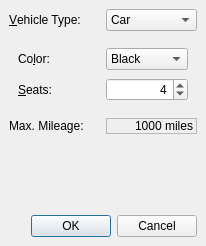
<?xml version="1.0" encoding="UTF-8"?>
<ui version="4.0">
 <class>VehicleRentalDlg</class>
 <widget class="QDialog" name="VehicleRentalDlg">
  <property name="geometry">
   <rect>
    <x>0</x>
    <y>0</y>
    <width>206</width>
    <height>246</height>
   </rect>
  </property>
  <property name="windowTitle">
   <string>Vehicle Rental</string>
  </property>
  <layout class="QGridLayout">
   <property name="margin">
    <number>9</number>
   </property>
   <property name="spacing">
    <number>6</number>
   </property>
   <item row="4" column="0">
    <widget class="QDialogButtonBox" name="buttonBox">
     <property name="orientation">
      <enum>Qt::Horizontal</enum>
     </property>
     <property name="standardButtons">
      <set>QDialogButtonBox::Cancel|QDialogButtonBox::Ok</set>
     </property>
    </widget>
   </item>
   <item row="3" column="0">
    <spacer>
     <property name="orientation">
      <enum>Qt::Vertical</enum>
     </property>
     <property name="sizeHint" stdset="0">
      <size>
       <width>188</width>
       <height>16</height>
      </size>
     </property>
    </spacer>
   </item>
   <item row="2" column="0">
    <layout class="QHBoxLayout">
     <property name="spacing">
      <number>6</number>
     </property>
     <property name="margin">
      <number>0</number>
     </property>
     <item>
      <widget class="QLabel" name="label_6">
       <property name="text">
        <string>Max. Mileage:</string>
       </property>
      </widget>
     </item>
     <item>
      <widget class="QLabel" name="mileageLabel">
       <property name="frameShape">
        <enum>QFrame::StyledPanel</enum>
       </property>
       <property name="frameShadow">
        <enum>QFrame::Sunken</enum>
       </property>
       <property name="text">
        <string>1000 miles</string>
       </property>
       <property name="alignment">
        <set>Qt::AlignRight|Qt::AlignTrailing|Qt::AlignVCenter</set>
       </property>
      </widget>
     </item>
    </layout>
   </item>
   <item row="1" column="0">
    <widget class="QStackedWidget" name="stackedWidget">
     <property name="currentIndex">
      <number>0</number>
     </property>
     <widget class="QWidget" name="page_2">
      <layout class="QGridLayout">
       <property name="margin">
        <number>9</number>
       </property>
       <property name="spacing">
        <number>6</number>
       </property>
       <item row="0" column="1">
        <widget class="QComboBox" name="colorComboBox">
         <item>
          <property name="text">
           <string>Black</string>
          </property>
         </item>
         <item>
          <property name="text">
           <string>Blue</string>
          </property>
         </item>
         <item>
          <property name="text">
           <string>Green</string>
          </property>
         </item>
         <item>
          <property name="text">
           <string>Red</string>
          </property>
         </item>
         <item>
          <property name="text">
           <string>Silver</string>
          </property>
         </item>
         <item>
          <property name="text">
           <string>White</string>
          </property>
         </item>
         <item>
          <property name="text">
           <string>Yellow</string>
          </property>
         </item>
        </widget>
       </item>
       <item row="0" column="0">
        <widget class="QLabel" name="label_4">
         <property name="text">
          <string>Co&amp;lor:</string>
         </property>
         <property name="buddy">
          <cstring>colorComboBox</cstring>
         </property>
        </widget>
       </item>
       <item row="1" column="0">
        <widget class="QLabel" name="label_5">
         <property name="text">
          <string>&amp;Seats:</string>
         </property>
         <property name="buddy">
          <cstring>seatsSpinBox</cstring>
         </property>
        </widget>
       </item>
       <item row="1" column="1">
        <widget class="QSpinBox" name="seatsSpinBox">
         <property name="alignment">
          <set>Qt::AlignRight</set>
         </property>
         <property name="minimum">
          <number>2</number>
         </property>
         <property name="maximum">
          <number>12</number>
         </property>
         <property name="value">
          <number>4</number>
         </property>
        </widget>
       </item>
      </layout>
     </widget>
     <widget class="QWidget" name="page">
      <layout class="QGridLayout">
       <property name="margin">
        <number>9</number>
       </property>
       <property name="spacing">
        <number>6</number>
       </property>
       <item row="0" column="1">
        <widget class="QSpinBox" name="weightSpinBox">
         <property name="alignment">
          <set>Qt::AlignRight</set>
         </property>
         <property name="suffix">
          <string> tons</string>
         </property>
         <property name="minimum">
          <number>1</number>
         </property>
         <property name="maximum">
          <number>8</number>
         </property>
        </widget>
       </item>
       <item row="1" column="0">
        <widget class="QLabel" name="label_3">
         <property name="text">
          <string>Volu&amp;me:</string>
         </property>
         <property name="buddy">
          <cstring>volumeSpinBox</cstring>
         </property>
        </widget>
       </item>
       <item row="0" column="0">
        <widget class="QLabel" name="label_2">
         <property name="text">
          <string>&amp;Weight:</string>
         </property>
         <property name="buddy">
          <cstring>seatsSpinBox</cstring>
         </property>
        </widget>
       </item>
       <item row="1" column="1">
        <widget class="QSpinBox" name="volumeSpinBox">
         <property name="alignment">
          <set>Qt::AlignRight</set>
         </property>
         <property name="suffix">
          <string> cu m</string>
         </property>
         <property name="minimum">
          <number>4</number>
         </property>
         <property name="maximum">
          <number>22</number>
         </property>
         <property name="value">
          <number>10</number>
         </property>
        </widget>
       </item>
      </layout>
     </widget>
    </widget>
   </item>
   <item row="0" column="0">
    <layout class="QHBoxLayout">
     <property name="spacing">
      <number>6</number>
     </property>
     <property name="margin">
      <number>0</number>
     </property>
     <item>
      <widget class="QLabel" name="label">
       <property name="text">
        <string>&amp;Vehicle Type:</string>
       </property>
       <property name="buddy">
        <cstring>vehicleComboBox</cstring>
       </property>
      </widget>
     </item>
     <item>
      <widget class="QComboBox" name="vehicleComboBox">
       <item>
        <property name="text">
         <string>Car</string>
        </property>
       </item>
       <item>
        <property name="text">
         <string>Van</string>
        </property>
       </item>
      </widget>
     </item>
    </layout>
   </item>
  </layout>
 </widget>
 <resources/>
 <connections>
  <connection>
   <sender>vehicleComboBox</sender>
   <signal>currentIndexChanged(int)</signal>
   <receiver>stackedWidget</receiver>
   <slot>setCurrentIndex(int)</slot>
   <hints>
    <hint type="sourcelabel">
     <x>195</x>
     <y>39</y>
    </hint>
    <hint type="destinationlabel">
     <x>150</x>
     <y>75</y>
    </hint>
   </hints>
  </connection>
  <connection>
   <sender>buttonBox</sender>
   <signal>accepted()</signal>
   <receiver>VehicleRentalDlg</receiver>
   <slot>accept()</slot>
   <hints>
    <hint type="sourcelabel">
     <x>73</x>
     <y>228</y>
    </hint>
    <hint type="destinationlabel">
     <x>28</x>
     <y>201</y>
    </hint>
   </hints>
  </connection>
  <connection>
   <sender>buttonBox</sender>
   <signal>rejected()</signal>
   <receiver>VehicleRentalDlg</receiver>
   <slot>reject()</slot>
   <hints>
    <hint type="sourcelabel">
     <x>135</x>
     <y>224</y>
    </hint>
    <hint type="destinationlabel">
     <x>187</x>
     <y>188</y>
    </hint>
   </hints>
  </connection>
 </connections>
</ui>
